Frame 1 (no input): blank canvas, image omitted
Frame 60 (the mouse pressed at the canvas centre just before this capture): blank canvas, image omitted
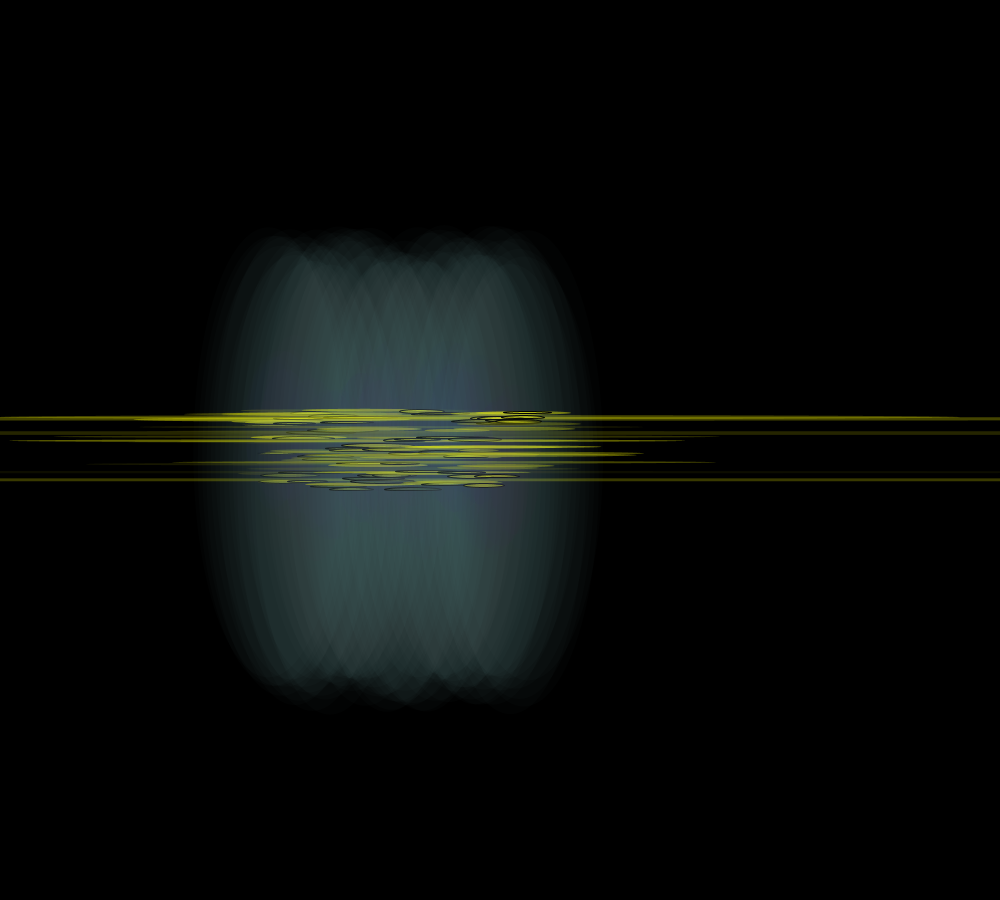
Frame 120 (the mouse held since frame 60 and released just before this capture)

The Processing sketch whose frames 1 and 60 were blank and that drew this single picture after the mouse press (run headless with seeded random() and noise(); from frame 60 on, the mouse is pressed at the canvas centre):

// Processing sketch: processing_160494
// ── processing_160494.pde

//credit Anthony for origanal concept

float x;
float xSpeed;
float circleSize;
//mouseX
//mouseY

void setup() {
  frameRate(90);
  size(1000, 900);
  background(0);

  xSpeed = 4;

  //  circleSize = mouseY - height;
  //  x =circleSize/2;
}

void draw() {
  frameRate(random(15, 200));
  stroke(0,0,0,random(50)*50);
  // background(255,255,255,1);
  circleSize = mouseY - height/3;
  fill(mouseY, mouseX, 0, random(20+(mouseY/5)));
  //noStroke();
  
  x+=xSpeed;
  ellipse(x, (mouseY+random(-40, 40)), circleSize/random(2, 4), random(2, 4));
  noStroke();
  ellipse(x, (mouseY+random(-40, 40)), circleSize/random(2), random(2, 4));

  fill(random(mouseY/4), 0, mouseX/4, random((mouseY/70)));
  ellipse(x, (mouseY+random(-40, 40)), circleSize/random(2, 3), circleSize);

  circleSize = mouseY - height;
  fill(mouseY/3, mouseX, 255, (mouseY/130));
  x+=(xSpeed/10);
  ellipse(x, (mouseY+random(40)), mouseY/3, circleSize);


  if (x>=width-(circleSize/2)) {
    xSpeed *=-1;
    x=width - ((circleSize/2)+1);
  }

  if (x<=circleSize/2) {
    xSpeed *=-1;
    x=(circleSize/2) + 2;
  }

  //if (x>
}

void mousePressed() {
  fill(0,0,0,random(25));
 rect(0,0,width/10,height);
 rect(200,0,width/10,height);
 rect(400,0,width/10,height);
 rect(600,0,width/10,height);
 rect(800,0,width/10,height);
 
 }
